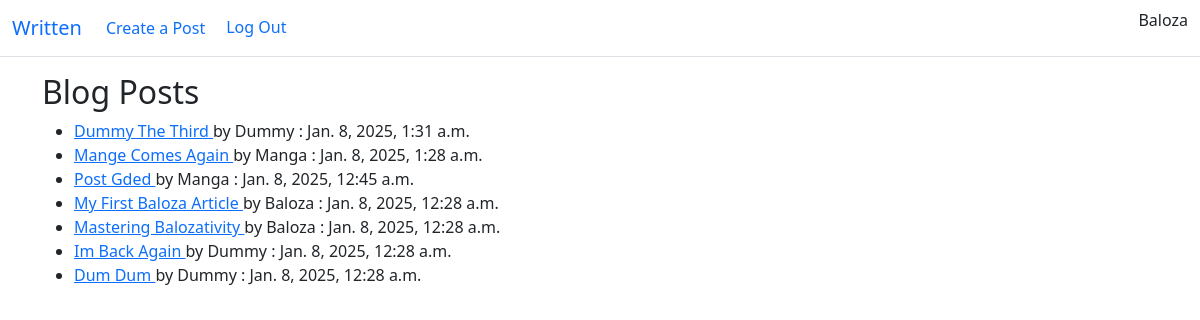
Screenshot of / (signed in) with the database file from the repository.
### blog/models.py (models this page shows, shortened)
class Post(models.Model):
    author = models.ForeignKey(User, on_delete=models.CASCADE)
    title = models.CharField(max_length=100)
    content = models.TextField(max_length=5000)
    created_at = models.DateTimeField(auto_now_add=True)
    last_updated = models.DateTimeField(auto_now=True)

### blog/views.py (the view)
# urls.py: path("", PostListView.as_view(), name="all_posts"),
class PostListView(ListView):
    login_url = "login"
    redirect_field_name = "login"
    model = Post
    template_name = "blog/all_posts.html"
    context_object_name = "blog_posts"
    ordering = ['-created_at']

### blog/templates/blog/all_posts.html
{% extends 'blog/base.html' %}
{% block content %}
	<h2>Blog Posts</h2>
	<ul>
		{% for post in blog_posts %}
		<li>
			<a href="{% url 'post_detail' post.pk %}"> {{ post.title }} </a> by
			{{ post.author }} : {{ post.created_at }}<br>
		</li>
		{% endfor %}
	</ul>
{% endblock %}

### blog/templates/blog/base.html (shortened to what this page needs)
<!doctype html>
<html lang="en">
  <head>
    <link href="https://cdn.jsdelivr.net/npm/bootstrap@5.0.2/dist/css/bootstrap.min.css" rel="stylesheet"
>
  </head>
  <body>
    <nav class="navbar navbar-expand-lg bg-body-tertiary border-bottom">
      <div class="container-fluid">
        <a class="navbar-brand" href="{% url 'all_posts' %}">Written</a>
        <div class="collapse navbar-collapse" id="navbarSupportedContent">
          <ul class="navbar-nav me-auto mb-2 mb-lg-0">
            {% if user.is_authenticated %}
            <li class="nav-item">
              <a class="nav-link" href="{% url 'create_post' %}">Create a Post</a>
            </li>
            <li class="nav-item">
              <form action="{% url 'logout' %}" method="post">
                <button type="submit" class="btn btn-link text-decoration-none">Log Out</button>
              </form>
            </li>
            {% endif %}
          </ul>
          <ul class="navbar-nav ml-auto">
            <li class="nav-item">
              {% if user.is_authenticated %}
                <p> {{ user.username }} </p>
            {% endif %}
          </ul>
        </div>
      </div>
    </nav>
    <div class="container" style="margin-top: 1em;">
      {% block content %}
      {% endblock %}
    </div>
  </body>
</html>

### rows the page displays
Post: title "Dummy The Third", author "Dummy", created_at "Jan. 8, 2025, 1:31 a.m."
Post: title "Mange Comes Again", author "Manga", created_at "Jan. 8, 2025, 1:28 a.m."
Post: title "Post Gded", author "Manga", created_at "Jan. 8, 2025, 12:45 a.m."
Post: title "My First Baloza Article", author "Baloza", created_at "Jan. 8, 2025, 12:28 a.m."
Post: title "Mastering Balozativity", author "Baloza", created_at "Jan. 8, 2025, 12:28 a.m."
Post: title "Im Back Again", author "Dummy", created_at "Jan. 8, 2025, 12:28 a.m."
Post: title "Dum Dum", author "Dummy", created_at "Jan. 8, 2025, 12:28 a.m."

### other values shown
{{ user.username }} "Baloza"
